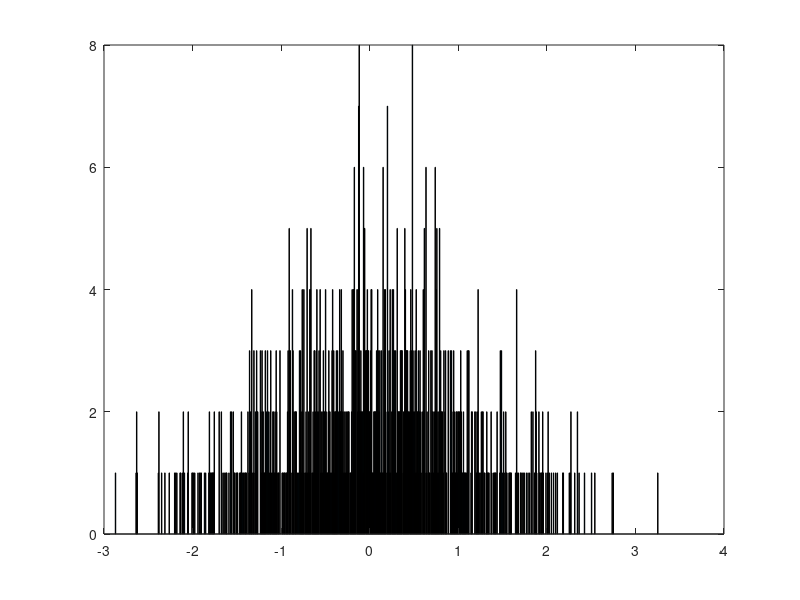

Reproduce this figure in MATLAB.
close all;  % Alle plots schliessen
clearvars;  % workspace löschen.


N_klassen = 1000;
a = randn(1,N_klassen);
[N, x]=hist(a,N_klassen)

s = cumsum(N);

figure()
bar(x, N)
